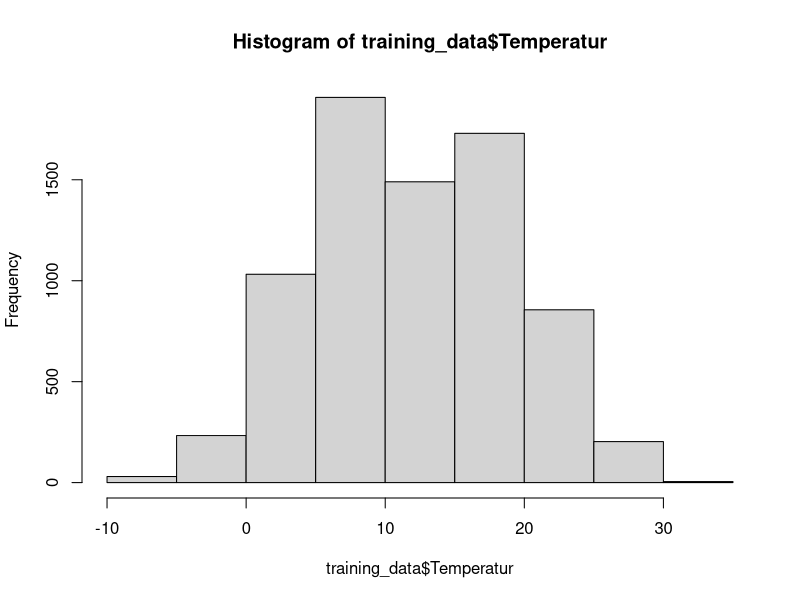

R code for this plot: (Note: this script raises an error after producing the figure.)
## ---- chunk 1
# import libraries
library("readr")
library("dplyr")

# load csv-file with all data
data <- read_csv("../0_DataPreparation/data.csv")

# sort data by Datum
data_sorted <- data %>% arrange(Datum)
head(data_sorted)

# delete unnecessary rows without Umsatz-data, which starts at 2013-07-01
data_sorted_filter <- data_sorted %>%
  filter(Datum >= as.Date('2013-07-01'))

# divide data into training and validation set
training_data <- data_sorted_filter %>% filter(Datum <= "2017-07-31")
validation_data <- data_sorted_filter %>% filter(Datum >= "2017-08-01")

# check new data sets
head(training_data)
head(validation_data)
## ---- chunk 2
# How to bin the temperature data?
# looking at the min, max and mean
summary(training_data$Temperatur)  # data ranges from -8.475 to 31.438 degrees

# show distribution of data
hist(training_data$Temperatur)

# approach one: create 8 bins of equal width for the temperature
training_data1 <- training_data %>%
  mutate(Temperatur_bins = cut(Temperatur, 8, include.lowest = TRUE))

# check new added temperature_bins column and its unique values
head(training_data1)
training_data1 %>% distinct(Temperatur_bins) %>% arrange(Temperatur_bins)

# approach two: create 7 manual bins
training_data2 <- training_data %>%
  mutate(Temperatur_bins = cut(Temperatur, 
                               breaks = c(-10, 0, 5, 10, 15, 20, 25, 35), 
                               include.lowest = TRUE))

# check new added temperature_bins column and its unique values
head(training_data2)
training_data2 %>% distinct(Temperatur_bins) %>% arrange(Temperatur_bins)

## ---- chunk 3
# model 1
mod1 <- lm(Umsatz ~ as.factor(Warengruppe) + Temperatur_bins, training_data1)
summary(mod1)
## ---- chunk 4
# model 2
mod2 <- lm(Umsatz ~ as.factor(Warengruppe) + Temperatur_bins + Bewoelkung, training_data1)
summary(mod2)
## ---- chunk 5
# model 3
mod3 <- lm(Umsatz ~ as.factor(Warengruppe) + Temperatur_bins + Windgeschwindigkeit, training_data1)
summary(mod3)
## ---- chunk 6
# model 4
mod4 <- lm(Umsatz ~ as.factor(Warengruppe) + Temperatur_bins + Windgeschwindigkeit + Wochenende, training_data1)
summary(mod4)
## ---- chunk 7
# model 5
mod5 <- lm(Umsatz ~ as.factor(Warengruppe) + Temperatur_bins + Wochenende, training_data1)
summary(mod5)
## ---- chunk 8
# model 6
mod6 <- lm(Umsatz ~ as.factor(Warengruppe) + Temperatur_bins + Wochenende + KielerWoche + Schulferien,            training_data1)
summary(mod6)
## ---- chunk 9
# model 7 with training_data2
mod7 <- lm(Umsatz ~ as.factor(Warengruppe) + Temperatur_bins + Wochenende + KielerWoche + Schulferien,            training_data2)
summary(mod7)
## ---- chunk 10
# approach three: create 4 manual bins
training_data3 <- training_data %>%
  mutate(Temperatur_bins = cut(Temperatur, 
                               breaks = c(-10, 0, 10, 20, 35), 
                               include.lowest = TRUE))

# check new added temperature_bins column and its unique values
head(training_data3)
training_data3 %>% distinct(Temperatur_bins) %>% arrange(Temperatur_bins)

# model 8 with training_data3
mod8 <- lm(Umsatz ~ as.factor(Warengruppe) + Temperatur_bins + Wochenende + KielerWoche + Schulferien,            training_data3)
summary(mod8)
